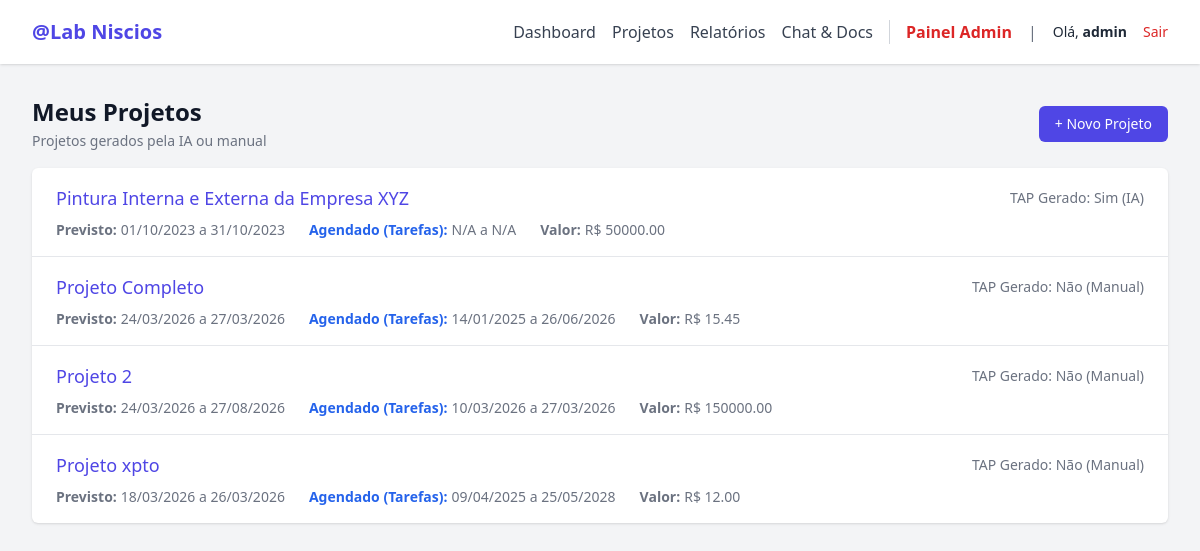
Page /projects/ (signed in) on the committed database.
### app/models.py (models this page shows)
class User(Base):
    __tablename__ = "users"
    id = Column(Integer, primary_key=True, index=True)
    username = Column(String, unique=True, index=True)
    hashed_password = Column(String)
    n8n_link = Column(String, nullable=True)
    typebot_link = Column(String, nullable=True)
    minion_link = Column(String, nullable=True)
    lovable_link = Column(String, nullable=True)
    open_claw_link = Column(String, nullable=True)
    quickcharts_link = Column(String, nullable=True)
    dify_link = Column(String, nullable=True)
    chatwoot_link = Column(String, nullable=True)
    is_admin = Column(Boolean, default=False)
    show_projects = Column(Boolean, default=False)
    projects = relationship("Project", back_populates="owner")
    files = relationship("UploadedFile", back_populates="owner")
    chats = relationship("ChatMessage", back_populates="owner")

class Project(Base):
    __tablename__ = "projects"
    id = Column(Integer, primary_key=True, index=True)
    name = Column(String, index=True)
    scope = Column(Text)
    start_date = Column(DateTime, nullable=True)
    end_date = Column(DateTime, nullable=True)
    value = Column(Float, nullable=True)
    tap_generated = Column(Boolean, default=False)
    created_at = Column(DateTime, default=datetime.utcnow)
    scheduled_start_date = Column(DateTime, nullable=True)
    scheduled_end_date = Column(DateTime, nullable=True)
    percentage = Column(Float, default=0.0)
    out_of_scope = Column(Text, nullable=True)
    justification = Column(Text, nullable=True)
    objectives = Column(Text, nullable=True)
    requirements = Column(Text, nullable=True)
    assumptions = Column(Text, nullable=True)
    restrictions = Column(Text, nullable=True)
    risks = Column(Text, nullable=True)
    baseline_start_date = Column(DateTime, nullable=True)
    baseline_end_date = Column(DateTime, nullable=True)
    owner_id = Column(Integer, ForeignKey("users.id"))
    owner = relationship("User", back_populates="projects")
    tasks = relationship("Task", back_populates="project", cascade="all, delete-orphan")

### app/routes/projects.py (the view)
@router.get("/", response_class=HTMLResponse)
async def projects_view(request: Request, db: Session = Depends(database.get_db)):
    user = get_current_user_required(request, db)
    projects = db.query(models.Project).filter(models.Project.owner_id == user.id).order_by(models.Project.created_at.desc()).all()
    from ..main import templates
    return templates.TemplateResponse("projects.html", {"request": request, "user": user, "projects": projects})

### app/templates/projects.html
{% extends "base.html" %}
{% block content %}
<div class="mb-4 flex justify-between items-center">
    <div>
        <h2 class="text-2xl font-bold text-gray-900">Meus Projetos</h2>
        <span class="text-sm text-gray-500">Projetos gerados pela IA ou manual</span>
    </div>
    <a href="/projects/new" class="bg-indigo-600 text-white px-4 py-2 rounded-md hover:bg-indigo-700 text-sm font-medium">
        + Novo Projeto
    </a>
</div>
<div class="bg-white shadow overflow-hidden sm:rounded-md">
    <ul role="list" class="divide-y divide-gray-200">
        {% for p in projects %}
        <li>
            <a href="/projects/{{ p.id }}" class="block hover:bg-gray-50">
                <div class="px-4 py-4 sm:px-6">
                    <div class="flex items-center justify-between">
                        <p class="text-lg font-medium text-indigo-600 truncate">
                            {{ p.name }}
                        </p>
                        <div class="ml-2 flex-shrink-0 flex text-sm text-gray-500">
                            TAP Gerado: {{ 'Sim (IA)' if p.tap_generated else 'Não (Manual)' }}
                        </div>
                    </div>
                    <div class="mt-2 sm:flex sm:justify-between text-sm text-gray-500">
                        <div class="sm:flex gap-6">
                            <p class="flex items-center">
                                <span class="font-semibold mr-1">Previsto:</span>
                                {{ p.start_date.strftime('%d/%m/%Y') if p.start_date else 'N/A' }} a {{ p.end_date.strftime('%d/%m/%Y') if p.end_date else 'N/A' }}
                            </p>
                            <p class="flex items-center">
                                <span class="font-semibold text-blue-600 mr-1">Agendado (Tarefas):</span>
                                {{ p.scheduled_start_date.strftime('%d/%m/%Y') if p.scheduled_start_date else 'N/A' }} a {{ p.scheduled_end_date.strftime('%d/%m/%Y') if p.scheduled_end_date else 'N/A' }}
                            </p>
                            <p class="flex items-center">
                                <span class="font-semibold mr-1">Valor:</span>
                                R$ {{ "%.2f"|format(p.value) if p.value else '0.00' }}
                            </p>
                        </div>
                    </div>
                </div>
            </a>
        </li>
        {% else %}
        <li>
            <div class="px-4 py-8 sm:px-6 text-center text-gray-500">
                Nenhum projeto encontrado. Peça ao agente no chat para gerar um TAP ou crie manualmente.
            </div>
        </li>
        {% endfor %}
    </ul>
</div>
{% endblock %}

### app/templates/base.html (shortened to what this page needs)
<!DOCTYPE html>
<html lang="pt-BR">
<head>
    <script src="https://cdn.tailwindcss.com"></script>
</head>
<body class="bg-gray-100 font-sans leading-normal tracking-normal text-gray-800">
    <nav class="bg-white shadow">
        <div class="max-w-7xl mx-auto px-2 sm:px-6 lg:px-8">
            <div class="relative flex justify-between h-16">
                <div class="absolute inset-y-0 left-0 flex items-center">
                    <a href="/" class="text-xl font-bold text-indigo-600">@Lab Niscios</a>
                </div>
                {% if user %}
                <div class="flex items-center space-x-4 ml-auto">
                    <a href="/" class="text-gray-700 hover:text-indigo-600 font-medium">Dashboard</a>
                    {% if user.is_admin or user.show_projects %}
                    <a href="/projects" class="text-gray-700 hover:text-indigo-600 font-medium">Projetos</a>
                    <a href="/projects/reports" class="text-gray-700 hover:text-indigo-600 font-medium">Relatórios</a>
                    {% endif %}
                    <a href="/chat" class="text-gray-700 hover:text-indigo-600 font-medium">Chat & Docs</a>
                    {% if user.is_admin %}
                    <a href="/admin/users"
                        class="text-red-600 font-bold hover:text-red-800 ml-4 border-l pl-4 border-gray-300">Painel
                        Admin</a>
                    {% endif %}
                    <span class="text-gray-500 ml-4">|</span>
                    <span class="text-sm ml-4">Olá, <b>{{ user.username }}</b></span>
                    <a href="/auth/logout" class="text-sm text-red-600 hover:text-red-800">Sair</a>
                </div>
                {% endif %}
            </div>
        </div>
    </nav>
    <main class="max-w-7xl mx-auto px-4 sm:px-6 lg:px-8 py-8">
        {% block content %}{% endblock %}
    </main>
</body>
</html>

### rows in the picture
User: username "admin"
Project: name "Pintura Interna e Externa da Empresa XYZ", tap_generated "Sim (IA)", start_date "01/10/2023", end_date "31/10/2023", scheduled_start_date "N/A", scheduled_end_date "N/A", value "50000.00"
Project: name "Projeto Completo", tap_generated "Não (Manual)", start_date "24/03/2026", end_date "27/03/2026", scheduled_start_date "14/01/2025", scheduled_end_date "26/06/2026", value "15.45"
Project: name "Projeto 2", tap_generated "Não (Manual)", start_date "24/03/2026", end_date "27/08/2026", scheduled_start_date "10/03/2026", scheduled_end_date "27/03/2026", value "150000.00"
Project: name "Projeto xpto", tap_generated "Não (Manual)", start_date "18/03/2026", end_date "26/03/2026", scheduled_start_date "09/04/2025", scheduled_end_date "25/05/2028", value "12.00"
